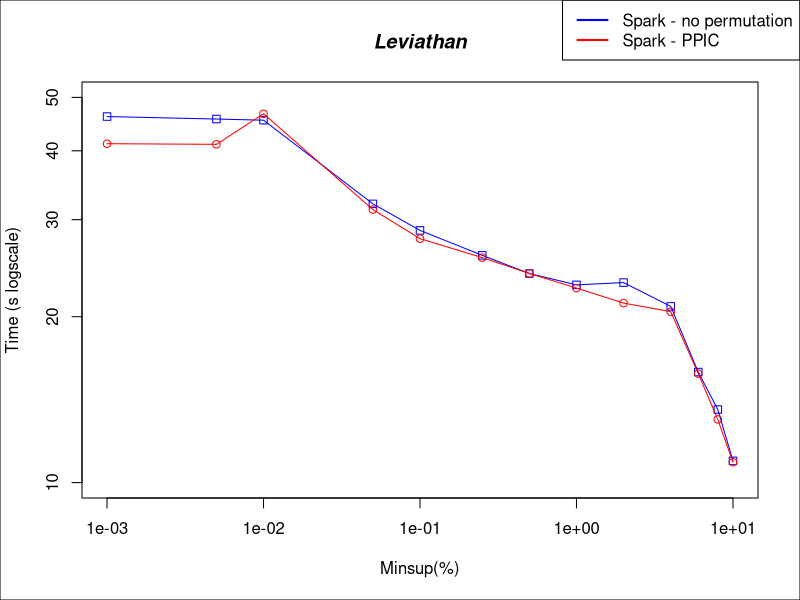

Generate this figure with R:


#DATA
x <- c(0.00001, 0.00005, 0.0001, 0.0005, 0.001, 0.0025, 0.005, 0.01, 0.02, 0.04, 0.06, 0.08, 0.1)*100

sparkNP <- c(46158, 45680, 45459, 32050, 28681, 25844, 23952, 22844, 23066, 20881, 15871, 13570, 10950)/1000
sparkPPIC <- c(41206, 41098, 46700, 31285, 27711, 25596, 23960, 22538, 21170, 20423, 15768, 13020, 10890)/1000

#PLOT
plot(x,sparkNP, log = "xy", type="o", pch=0, xlab="Minsup(%)", ylab="Time (s logscale)", col="blue", ylim=c(10, 50))
lines(x,sparkPPIC, col="red", type="o", pch=1)

title(main="Leviathan", font.main=4)

par(fig = c(0, 1, 0, 1), oma = c(0, 0, 0, 0), mar = c(0, 0, 0, 0), new = TRUE)
plot(0, 0, type = "n", bty = "n", xaxt = "n", yaxt = "n")

#Pretty up
legend("topright", legend=c("Spark - no permutation", "Spark - PPIC"), lty=c(1,1),lwd=c(2,2), col=c("blue","red"))
box()